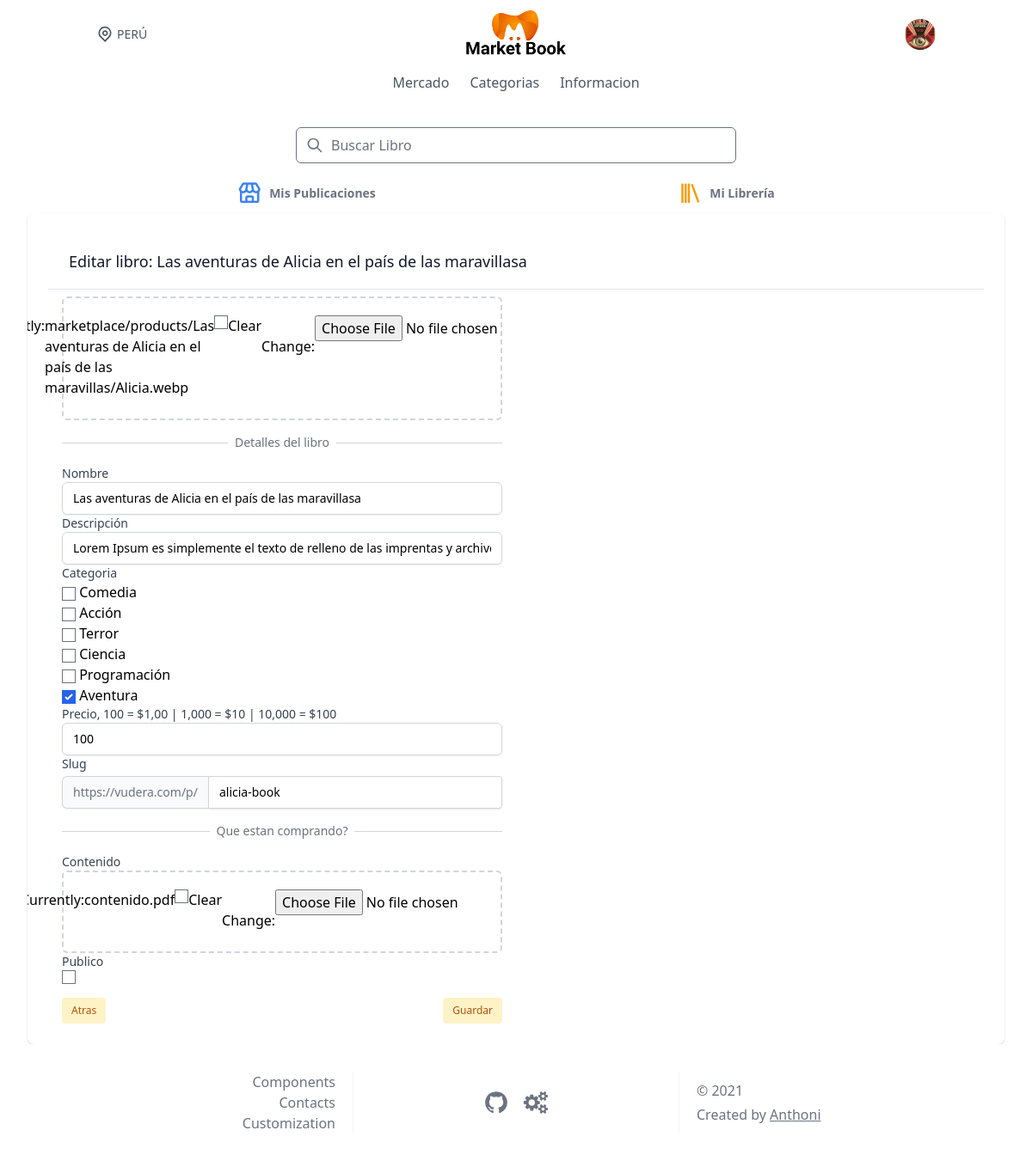
The app's page /product/alicia-book/update (signed in), older data.
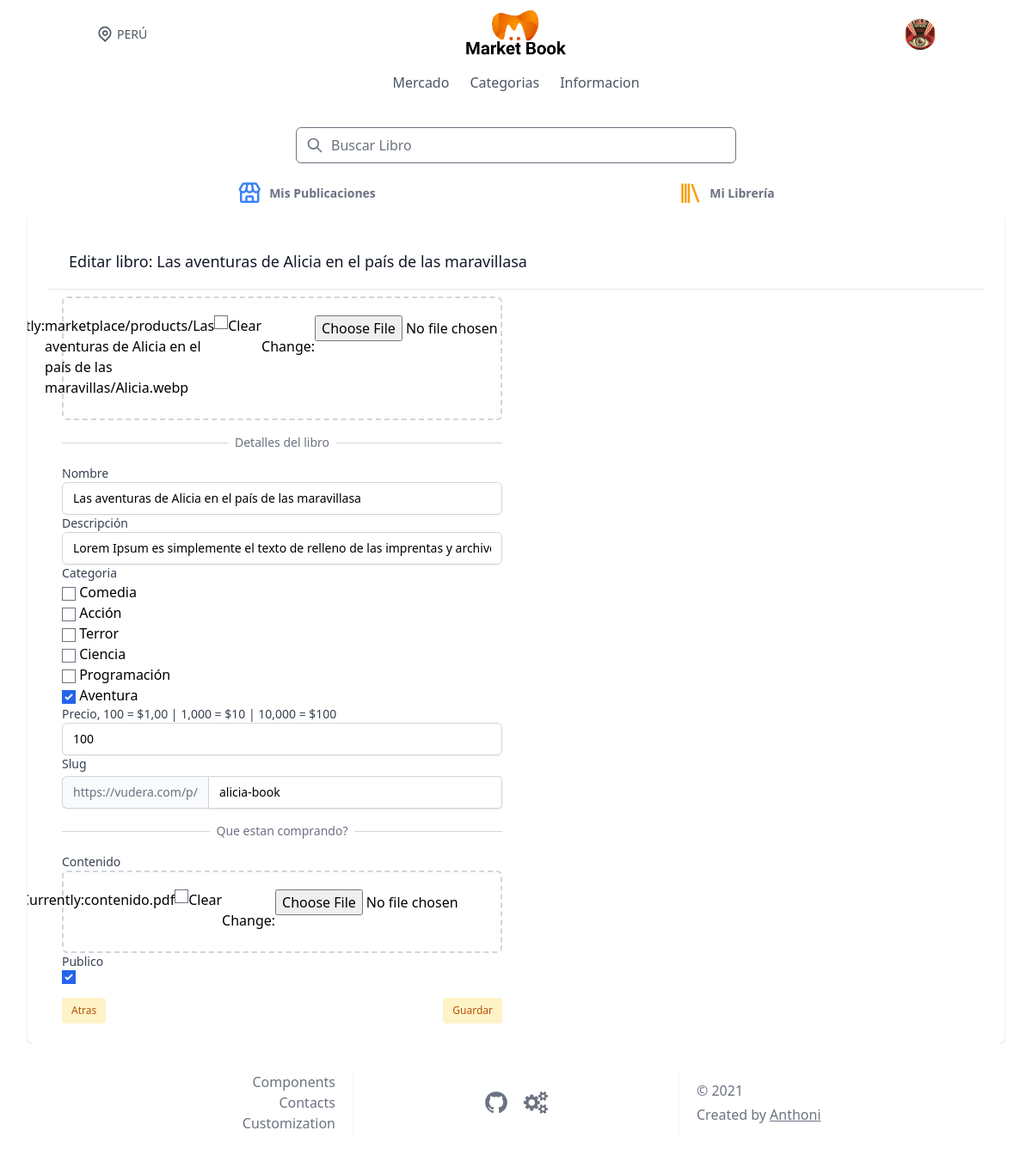
The same page, newer data.
### marketplace/models.py (models this page shows, shortened)
class Product(models.Model):
    user = models.ForeignKey(
        User, on_delete=models.CASCADE, related_name='products')
    name = models.CharField(max_length=100)
    description = models.TextField()
    thumbnail = models.ImageField(
        blank=True, null=True, upload_to=marketplace_directory_path)
    slug = models.SlugField(unique=True)
    content_file = models.FileField(blank=True, null=True)
    active = models.BooleanField(default=False)
    price = models.PositiveIntegerField(default=100)
    category = models.ManyToManyField(Categories)
    created = models.DateTimeField(auto_now_add=True)

### core/views.py (the view, shortened to what this page needs)
# urls.py: path('product/<slug>/update',ProductUpdateView.as_view(),name="product-update"),
class ProductUpdateView(LoginRequiredMixin, UpdateView):
    template_name = 'pages/products/edit.html'
    form_class = ProductModelForm
    def get_queryset(self):
        return Product.objects.filter(user=self.request.user)

### accounts/models.py (called while the page is built)
    def get_produsts_count(self):
        return self.library.products.all().count()

    def get_produsts_count_public(self):
        return self.products.all().count()

    @property
    def get_card_view(self):
        return self.card[15:19]

### marketplace/models.py (called while the page is built)
    def __str__(self):
        return self.name

### templates/pages/products/edit.html (shortened to what the changed rows need)
{% extends 'base.html' %}
{% load static %}
{% block content %}
{% block profile %}
{% include 'components/profile.html'%}
{% endblock profile %}
<div class="max-w-7xl mx-auto sm:px-6 lg:px-8">
    <div class="bg-white overflow-hidden shadow rounded-lg">
        <div class="px-4 py-5 sm:p-6">
                <div class="bg-white px-4 py-5 border-b border-gray-200 sm:px-6">
                    <h3 class="text-lg leading-6 font-medium text-gray-900">
                        Editar libro: {{object.name}}
                    </h3>
                </div>
                <div class="ml-4 mt-2 flex-shrink-0">
                    <div class="-ml-4 -mt-2 flex items-center justify-between flex-wrap sm:flex-nowrap">
                        <div class="ml-4 mt-2">
                            <form class="form-horizontal dark:text-dark-txt" method="post" enctype="multipart/form-data">
                                <div class="mt-1 sm:mt-0 sm:col-span-2">
                                  <div
                                    class="max-w-lg flex justify-center px-6 pt-5 pb-6 border-2 dark:border-dark-third border-gray-300 border-dashed rounded-md">
                                    {{form.thumbnail}}
                                  </div>
                                </div>
                                <div class="relative">
                                  <div class="absolute inset-0 flex items-center" aria-hidden="true">
                                  </div>
                                  <div class="relative flex justify-center my-4">
                                  </div>
                                </div>
                                <label for="photo" class="block text-sm font-medium dark:text-dark-txt text-gray-700">
                                  Nombre
                                </label>
                                {{form.name}}
                                <label for="photo" class="block text-sm font-medium dark:text-dark-txt text-gray-700">
                                  Descripción
                                </label>
                                {{form.description}}
                                <label for="photo" class="block text-sm font-medium dark:text-dark-txt text-gray-700">
                                  Categoria
                                </label>
                                {{form.category}}
                                <label for="photo" class=" block text-sm font-medium dark:text-dark-txt text-gray-700">
                                  Precio, 100 = $1,00 | 1,000 = $10 | 10,000 = $100
                                </label>
                                {{form.price}}
                                <label for="photo" class="block text-sm font-medium dark:text-dark-txt text-gray-700">
                                  Slug
                                </label>
                                <div class="mt-1 flex rounded-md shadow-sm">
                                  <span
                                    class="inline-flex items-center px-3 rounded-l-md border border-r-0 dark:border-dark-second dark:bg-dark-second border-gray-300 bg-gray-50 dark:text-dark-txt text-gray-500 sm:text-sm">
                                    https://vudera.com/p/
                                  </span>
                                  {{form.slug}}
                                </div>
                                <div class="relative">
                                  <div class="absolute inset-0 flex items-center" aria-hidden="true">
                                  </div>
                                  <div class="relative flex justify-center">
                                  </div>
                                </div>
                                <label for="photo" class="block text-sm font-medium dark:text-dark-txt text-gray-700">
                                  Contenido
                                </label>
                                <div class="mt-1 sm:mt-0 sm:col-span-2">
                                  <div
                                    class="max-w-lg flex justify-center px-6 pt-5 pb-6 border-2 dark:border-dark-third border-gray-300 border-dashed rounded-md">
                                    {{form.content_file}}
                                  </div>
                                </div>
                                <label for="photo" class="block text-sm font-medium dark:text-dark-txt text-gray-700">
                                  Publico
                                </label>
                                {{form.active}}
                                <div class="control-group">
                                  <div class="controls">
                                  </div>
                                </div>
                              </form>
                        </div>
                    </div>
                </div>
        </div>
    </div>
</div>
{% endblock content %}

Row changes from the older to the newer data that the page shows:
changed Product "Las aventuras de Alicia en el país de las maravillasa": active "☐" → "☑"
